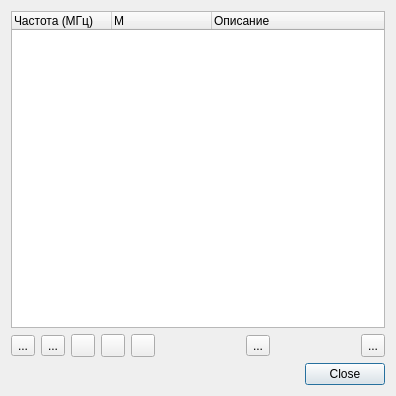
<?xml version="1.0" encoding="UTF-8"?>
<ui version="4.0">
 <class>DeviceSetPresetsDialog</class>
 <widget class="QDialog" name="DeviceSetPresetsDialog">
  <property name="geometry">
   <rect>
    <x>0</x>
    <y>0</y>
    <width>396</width>
    <height>396</height>
   </rect>
  </property>
  <property name="font">
   <font>
    <family>Liberation Sans</family>
    <pointsize>9</pointsize>
   </font>
  </property>
  <property name="windowTitle">
   <string>Пресеты набора устройств</string>
  </property>
  <layout class="QVBoxLayout" name="verticalLayout">
   <item>
    <widget class="QTreeWidget" name="presetTree">
     <property name="indentation">
      <number>10</number>
     </property>
     <property name="allColumnsShowFocus">
      <bool>true</bool>
     </property>
     <attribute name="headerMinimumSectionSize">
      <number>5</number>
     </attribute>
     <column>
      <property name="text">
       <string>Частота (МГц)</string>
      </property>
      <property name="toolTip">
       <string>Центр. частота МГц</string>
      </property>
     </column>
     <column>
      <property name="text">
       <string>М</string>
      </property>
      <property name="toolTip">
       <string>Режим: R: приём, T: передача</string>
      </property>
     </column>
     <column>
      <property name="text">
       <string>Описание</string>
      </property>
     </column>
    </widget>
   </item>
   <item>
    <layout class="QHBoxLayout" name="presetsControl">
     <item>
      <widget class="QToolButton" name="presetSave">
       <property name="toolTip">
        <string>Сохранить как пресет</string>
       </property>
       <property name="text">
        <string>...</string>
       </property>
       <property name="icon">
        <iconset resource="../resources/res.qrc">
         <normaloff>:/create.png</normaloff>:/create.png</iconset>
       </property>
       <property name="iconSize">
        <size>
         <width>16</width>
         <height>16</height>
        </size>
       </property>
      </widget>
     </item>
     <item>
      <widget class="QToolButton" name="presetUpdate">
       <property name="toolTip">
        <string>Обновить пресет</string>
       </property>
       <property name="text">
        <string>...</string>
       </property>
       <property name="icon">
        <iconset resource="../resources/res.qrc">
         <normaloff>:/recycle.png</normaloff>:/recycle.png</iconset>
       </property>
       <property name="iconSize">
        <size>
         <width>16</width>
         <height>16</height>
        </size>
       </property>
      </widget>
     </item>
     <item>
      <widget class="QToolButton" name="presetEdit">
       <property name="toolTip">
        <string>Редакт. пресет</string>
       </property>
       <property name="text">
        <string/>
       </property>
       <property name="icon">
        <iconset resource="../resources/res.qrc">
         <normaloff>:/edit.png</normaloff>:/edit.png</iconset>
       </property>
      </widget>
     </item>
     <item>
      <widget class="QToolButton" name="presetExport">
       <property name="toolTip">
        <string>Экспорт пресета</string>
       </property>
       <property name="text">
        <string/>
       </property>
       <property name="icon">
        <iconset resource="../resources/res.qrc">
         <normaloff>:/export.png</normaloff>:/export.png</iconset>
       </property>
      </widget>
     </item>
     <item>
      <widget class="QToolButton" name="presetImport">
       <property name="toolTip">
        <string>Импорт пресета в группу</string>
       </property>
       <property name="text">
        <string/>
       </property>
       <property name="icon">
        <iconset resource="../resources/res.qrc">
         <normaloff>:/import.png</normaloff>:/import.png</iconset>
       </property>
      </widget>
     </item>
     <item>
      <spacer name="horizontalSpacer">
       <property name="orientation">
        <enum>Qt::Horizontal</enum>
       </property>
       <property name="sizeHint" stdset="0">
        <size>
         <width>40</width>
         <height>20</height>
        </size>
       </property>
      </spacer>
     </item>
     <item>
      <widget class="QToolButton" name="presetDelete">
       <property name="toolTip">
        <string>Удалить пресет</string>
       </property>
       <property name="text">
        <string>...</string>
       </property>
       <property name="icon">
        <iconset resource="../resources/res.qrc">
         <normaloff>:/bin.png</normaloff>:/bin.png</iconset>
       </property>
       <property name="iconSize">
        <size>
         <width>16</width>
         <height>16</height>
        </size>
       </property>
      </widget>
     </item>
     <item>
      <spacer name="horizontalSpacer_2">
       <property name="orientation">
        <enum>Qt::Horizontal</enum>
       </property>
       <property name="sizeHint" stdset="0">
        <size>
         <width>40</width>
         <height>20</height>
        </size>
       </property>
      </spacer>
     </item>
     <item>
      <widget class="QToolButton" name="presetLoad">
       <property name="sizePolicy">
        <sizepolicy hsizetype="Preferred" vsizetype="Preferred">
         <horstretch>0</horstretch>
         <verstretch>0</verstretch>
        </sizepolicy>
       </property>
       <property name="toolTip">
        <string>Загрузить пресет</string>
       </property>
       <property name="text">
        <string>...</string>
       </property>
       <property name="icon">
        <iconset resource="../resources/res.qrc">
         <normaloff>:/load.png</normaloff>:/load.png</iconset>
       </property>
       <property name="iconSize">
        <size>
         <width>16</width>
         <height>16</height>
        </size>
       </property>
      </widget>
     </item>
    </layout>
   </item>
   <item>
    <widget class="QDialogButtonBox" name="buttonBox">
     <property name="orientation">
      <enum>Qt::Horizontal</enum>
     </property>
     <property name="standardButtons">
      <set>QDialogButtonBox::Close</set>
     </property>
    </widget>
   </item>
  </layout>
 </widget>
 <resources>
  <include location="../resources/res.qrc"/>
 </resources>
 <connections>
  <connection>
   <sender>buttonBox</sender>
   <signal>accepted()</signal>
   <receiver>DeviceSetPresetsDialog</receiver>
   <slot>accept()</slot>
   <hints>
    <hint type="sourcelabel">
     <x>248</x>
     <y>254</y>
    </hint>
    <hint type="destinationlabel">
     <x>157</x>
     <y>274</y>
    </hint>
   </hints>
  </connection>
  <connection>
   <sender>buttonBox</sender>
   <signal>rejected()</signal>
   <receiver>DeviceSetPresetsDialog</receiver>
   <slot>reject()</slot>
   <hints>
    <hint type="sourcelabel">
     <x>316</x>
     <y>260</y>
    </hint>
    <hint type="destinationlabel">
     <x>286</x>
     <y>274</y>
    </hint>
   </hints>
  </connection>
 </connections>
</ui>
